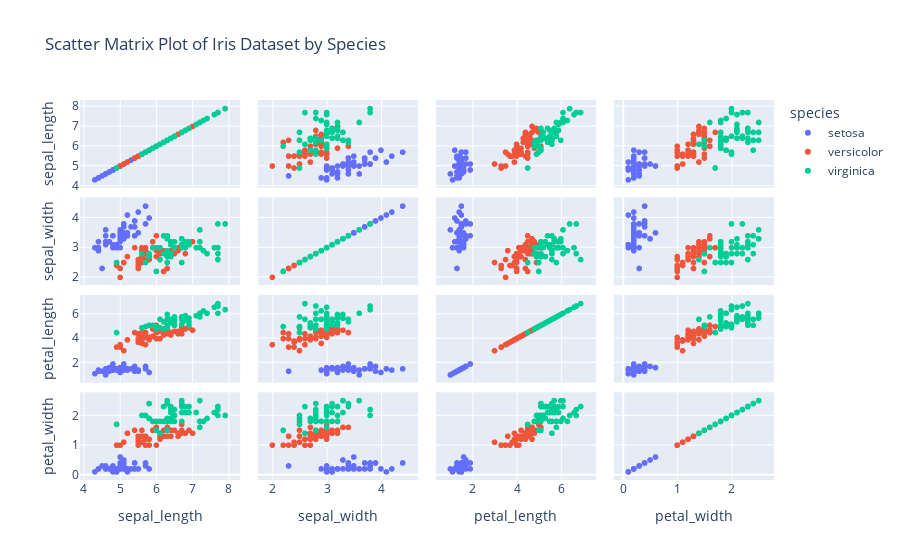

The cell this chart's notebook holds for it:
### Code cell
# Q4
iris_data = px.data.iris()
sct_mat = px.scatter_matrix(iris_data,dimensions=["sepal_length", "sepal_width", "petal_length", "petal_width"],
                            color='species',title="Scatter Matrix Plot of Iris Dataset by Species")
sct_mat.show()

### Figure 1 — Plotly figure (JSON) as saved in the notebook; plotly's stock layout.template omitted (floating-point values rounded to 4 significant figures)
{"data": [{"dimensions": [{"axis": {"matches": true}, "label": "sepal_length", "values": [5.1, 4.9, 4.7, 4.6, 5, 5.4, 4.6, 5, 4.4, 4.9, 5.4, 4.8, 4.8, 4.3, 5.8, 5.7, 5.4, 5.1, 5.7, 5.1, 5.4, 5.1, 4.6, 5.1, 4.8, 5, 5, 5.2, 5.2, 4.7, 4.8, 5.4, 5.2, 5.5, 4.9, 5, 5.5, 4.9, 4.4, 5.1, 5, 4.5, 4.4, 5, 5.1, 4.8, 5.1, 4.6, 5.3, 5]}, {"axis": {"matches": true}, "label": "sepal_width", "values": [3.5, 3, 3.2, 3.1, 3.6, 3.9, 3.4, 3.4, 2.9, 3.1, 3.7, 3.4, 3, 3, 4, 4.4, 3.9, 3.5, 3.8, 3.8, 3.4, 3.7, 3.6, 3.3, 3.4, 3, 3.4, 3.5, 3.4, 3.2, 3.1, 3.4, 4.1, 4.2, 3.1, 3.2, 3.5, 3.1, 3, 3.4, 3.5, 2.3, 3.2, 3.5, 3.8, 3, 3.8, 3.2, 3.7, 3.3]}, {"axis": {"matches": true}, "label": "petal_length", "values": [1.4, 1.4, 1.3, 1.5, 1.4, 1.7, 1.4, 1.5, 1.4, 1.5, 1.5, 1.6, 1.4, 1.1, 1.2, 1.5, 1.3, 1.4, 1.7, 1.5, 1.7, 1.5, 1, 1.7, 1.9, 1.6, 1.6, 1.5, 1.4, 1.6, 1.6, 1.5, 1.5, 1.4, 1.5, 1.2, 1.3, 1.5, 1.3, 1.5, 1.3, 1.3, 1.3, 1.6, 1.9, 1.4, 1.6, 1.4, 1.5, 1.4]}, {"axis": {"matches": true}, "label": "petal_width", "values": [0.2, 0.2, 0.2, 0.2, 0.2, 0.4, 0.3, 0.2, 0.2, 0.1, 0.2, 0.2, 0.1, 0.1, 0.2, 0.4, 0.4, 0.3, 0.3, 0.3, 0.2, 0.4, 0.2, 0.5, 0.2, 0.2, 0.4, 0.2, 0.2, 0.2, 0.2, 0.4, 0.1, 0.2, 0.1, 0.2, 0.2, 0.1, 0.2, 0.2, 0.3, 0.3, 0.2, 0.6, 0.4, 0.3, 0.2, 0.2, 0.2, 0.2]}], "hovertemplate": "species=setosa<br>%{xaxis.title.text}=%{x}<br>%{yaxis.title.text}=%{y}<extra></extra>", "legendgroup": "setosa", "marker": {"color": "#636efa", "symbol": "circle"}, "name": "setosa", "showlegend": true, "type": "splom"}, {"dimensions": [{"axis": {"matches": true}, "label": "sepal_length", "values": [7, 6.4, 6.9, 5.5, 6.5, 5.7, 6.3, 4.9, 6.6, 5.2, 5, 5.9, 6, 6.1, 5.6, 6.7, 5.6, 5.8, 6.2, 5.6, 5.9, 6.1, 6.3, 6.1, 6.4, 6.6, 6.8, 6.7, 6, 5.7, 5.5, 5.5, 5.8, 6, 5.4, 6, 6.7, 6.3, 5.6, 5.5, 5.5, 6.1, 5.8, 5, 5.6, 5.7, 5.7, 6.2, 5.1, 5.7]}, {"axis": {"matches": true}, "label": "sepal_width", "values": [3.2, 3.2, 3.1, 2.3, 2.8, 2.8, 3.3, 2.4, 2.9, 2.7, 2, 3, 2.2, 2.9, 2.9, 3.1, 3, 2.7, 2.2, 2.5, 3.2, 2.8, 2.5, 2.8, 2.9, 3, 2.8, 3, 2.9, 2.6, 2.4, 2.4, 2.7, 2.7, 3, 3.4, 3.1, 2.3, 3, 2.5, 2.6, 3, 2.6, 2.3, 2.7, 3, 2.9, 2.9, 2.5, 2.8]}, {"axis": {"matches": true}, "label": "petal_length", "values": [4.7, 4.5, 4.9, 4, 4.6, 4.5, 4.7, 3.3, 4.6, 3.9, 3.5, 4.2, 4, 4.7, 3.6, 4.4, 4.5, 4.1, 4.5, 3.9, 4.8, 4, 4.9, 4.7, 4.3, 4.4, 4.8, 5, 4.5, 3.5, 3.8, 3.7, 3.9, 5.1, 4.5, 4.5, 4.7, 4.4, 4.1, 4, 4.4, 4.6, 4, 3.3, 4.2, 4.2, 4.2, 4.3, 3, 4.1]}, {"axis": {"matches": true}, "label": "petal_width", "values": [1.4, 1.5, 1.5, 1.3, 1.5, 1.3, 1.6, 1, 1.3, 1.4, 1, 1.5, 1, 1.4, 1.3, 1.4, 1.5, 1, 1.5, 1.1, 1.8, 1.3, 1.5, 1.2, 1.3, 1.4, 1.4, 1.7, 1.5, 1, 1.1, 1, 1.2, 1.6, 1.5, 1.6, 1.5, 1.3, 1.3, 1.3, 1.2, 1.4, 1.2, 1, 1.3, 1.2, 1.3, 1.3, 1.1, 1.3]}], "hovertemplate": "species=versicolor<br>%{xaxis.title.text}=%{x}<br>%{yaxis.title.text}=%{y}<extra></extra>", "legendgroup": "versicolor", "marker": {"color": "#EF553B", "symbol": "circle"}, "name": "versicolor", "showlegend": true, "type": "splom"}, {"dimensions": [{"axis": {"matches": true}, "label": "sepal_length", "values": [6.3, 5.8, 7.1, 6.3, 6.5, 7.6, 4.9, 7.3, 6.7, 7.2, 6.5, 6.4, 6.8, 5.7, 5.8, 6.4, 6.5, 7.7, 7.7, 6, 6.9, 5.6, 7.7, 6.3, 6.7, 7.2, 6.2, 6.1, 6.4, 7.2, 7.4, 7.9, 6.4, 6.3, 6.1, 7.7, 6.3, 6.4, 6, 6.9, 6.7, 6.9, 5.8, 6.8, 6.7, 6.7, 6.3, 6.5, 6.2, 5.9]}, {"axis": {"matches": true}, "label": "sepal_width", "values": [3.3, 2.7, 3, 2.9, 3, 3, 2.5, 2.9, 2.5, 3.6, 3.2, 2.7, 3, 2.5, 2.8, 3.2, 3, 3.8, 2.6, 2.2, 3.2, 2.8, 2.8, 2.7, 3.3, 3.2, 2.8, 3, 2.8, 3, 2.8, 3.8, 2.8, 2.8, 2.6, 3, 3.4, 3.1, 3, 3.1, 3.1, 3.1, 2.7, 3.2, 3.3, 3, 2.5, 3, 3.4, 3]}, {"axis": {"matches": true}, "label": "petal_length", "values": [6, 5.1, 5.9, 5.6, 5.8, 6.6, 4.5, 6.3, 5.8, 6.1, 5.1, 5.3, 5.5, 5, 5.1, 5.3, 5.5, 6.7, 6.9, 5, 5.7, 4.9, 6.7, 4.9, 5.7, 6, 4.8, 4.9, 5.6, 5.8, 6.1, 6.4, 5.6, 5.1, 5.6, 6.1, 5.6, 5.5, 4.8, 5.4, 5.6, 5.1, 5.1, 5.9, 5.7, 5.2, 5, 5.2, 5.4, 5.1]}, {"axis": {"matches": true}, "label": "petal_width", "values": [2.5, 1.9, 2.1, 1.8, 2.2, 2.1, 1.7, 1.8, 1.8, 2.5, 2, 1.9, 2.1, 2, 2.4, 2.3, 1.8, 2.2, 2.3, 1.5, 2.3, 2, 2, 1.8, 2.1, 1.8, 1.8, 1.8, 2.1, 1.6, 1.9, 2, 2.2, 1.5, 1.4, 2.3, 2.4, 1.8, 1.8, 2.1, 2.4, 2.3, 1.9, 2.3, 2.5, 2.3, 1.9, 2, 2.3, 1.8]}], "hovertemplate": "species=virginica<br>%{xaxis.title.text}=%{x}<br>%{yaxis.title.text}=%{y}<extra></extra>", "legendgroup": "virginica", "marker": {"color": "#00cc96", "symbol": "circle"}, "name": "virginica", "showlegend": true, "type": "splom"}], "layout": {"autosize": true, "dragmode": "select", "legend": {"title": {"text": "species"}, "tracegroupgap": 0}, "title": {"text": "Scatter Matrix Plot of Iris Dataset by Species"}, "xaxis": {"autorange": true, "range": [3.598, 8.602], "type": "linear"}, "xaxis2": {"autorange": true, "range": [1.532, 4.868], "type": "linear"}, "xaxis3": {"autorange": true, "range": [-0.1504, 8.05], "type": "linear"}, "xaxis4": {"autorange": true, "range": [-0.368, 2.968], "type": "linear"}, "yaxis": {"autorange": true, "range": [3.598, 8.602], "type": "linear"}, "yaxis2": {"autorange": true, "range": [1.532, 4.868], "type": "linear"}, "yaxis3": {"autorange": true, "range": [-0.1504, 8.05], "type": "linear"}, "yaxis4": {"autorange": true, "range": [-0.368, 2.968], "type": "linear"}}}
